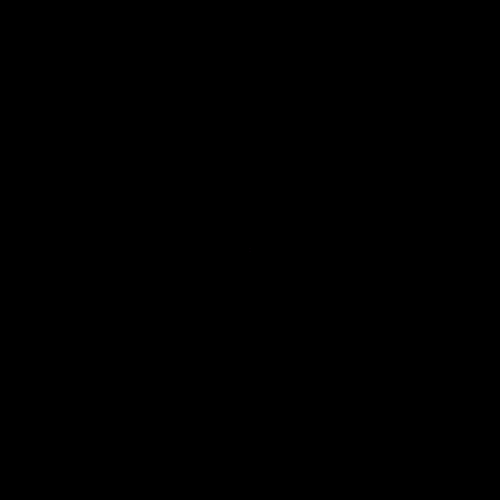
Frame 1 (no input)
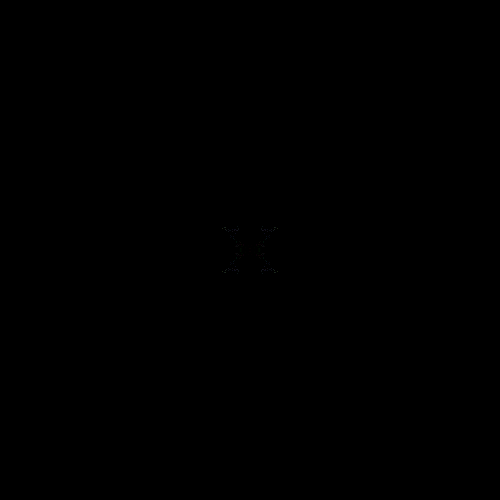
Frame 60 (the mouse pressed at the canvas centre just before this capture)
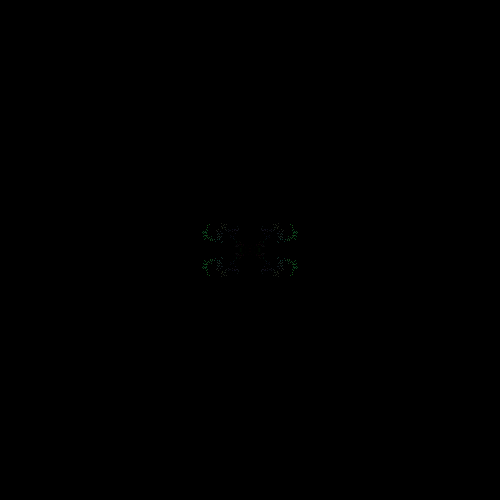
Frame 120 (the mouse held since frame 60 and released just before this capture)

The Processing sketch that drew these frames (run headless with seeded random() and noise(); from frame 60 on, the mouse is pressed at the canvas centre):

// Processing sketch: RandomWalker
// ── RandomWalker.pde
float x;
float y;
float r;
float g;
float b;
int dPos;
int dColor;
float rot;

void setup()
{
  size(500,500);
  dPos = 3;
  dColor = 8;
  frameRate(1000);
  background(0);
  
  
  x = 0;
  y = 0;
  r = 0;
  g = 0;
  b = 0;
  rot = 0;
}

void draw()
{
  x = x + random(-dPos,dPos);
  y = y + random(-dPos,dPos);
  
  r = r + random(-dColor,dColor);
  g = g + random(-dColor,dColor);
  b = b + random(-dColor,dColor);
  
  rot += 0.0001; 
  
  if (x < -width/2)
    x = -width/2;
  else if (x>width/2)
    x = width/2;
    
  if (y < -height/2)
    y = -height/2;
  else if (y>height/2)
    y = height/2;  
  
    if (r<0)
    r = 0;
  else if (r>255)
    r = 255;
  
  if (g<0)
    g = 0;
  else if (g>255)
    g = 255;
    
    if (b<0)
    b = 0;
  else if (b>255)
    b = 255;
   
  pushMatrix();
  translate(width/2, height/2);
  //rotate(rot);
  stroke(r,g,b);
  point(x,y);
  point(x,-y);
  point(-x,y);
  point(-x,-y);
  popMatrix();
}
